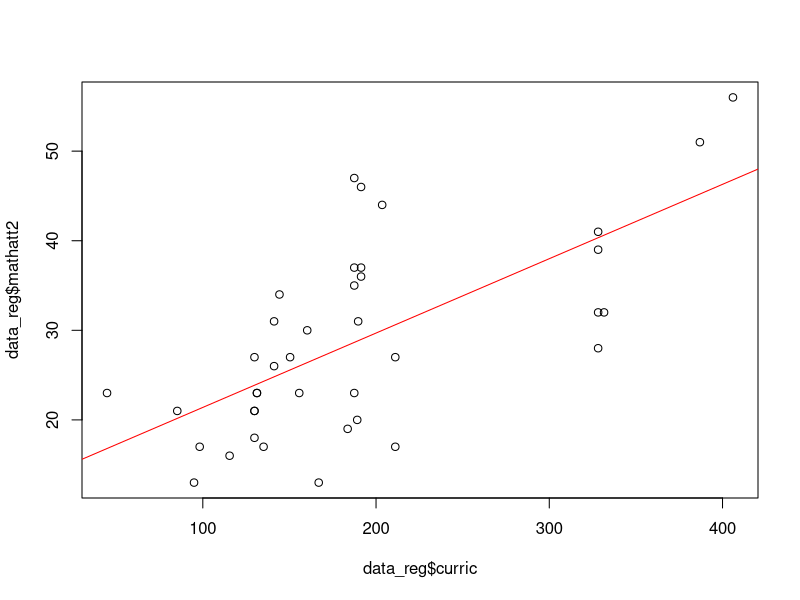
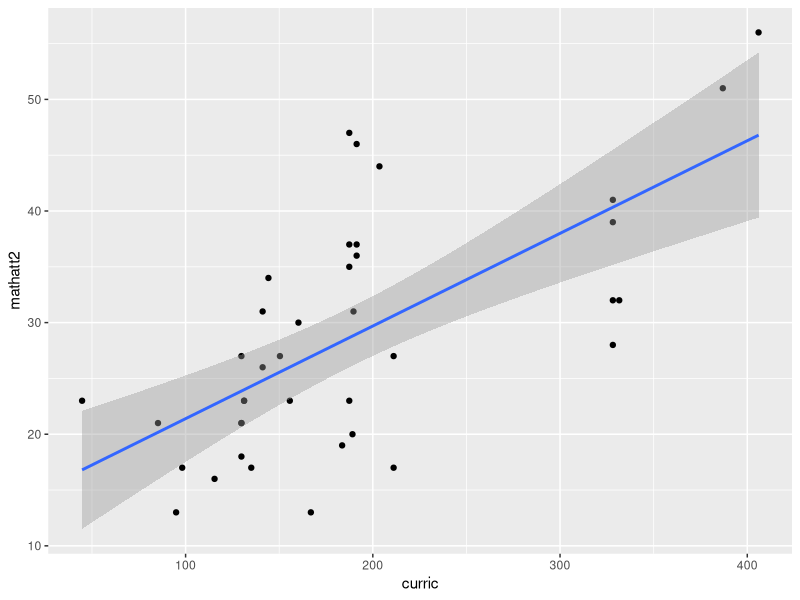
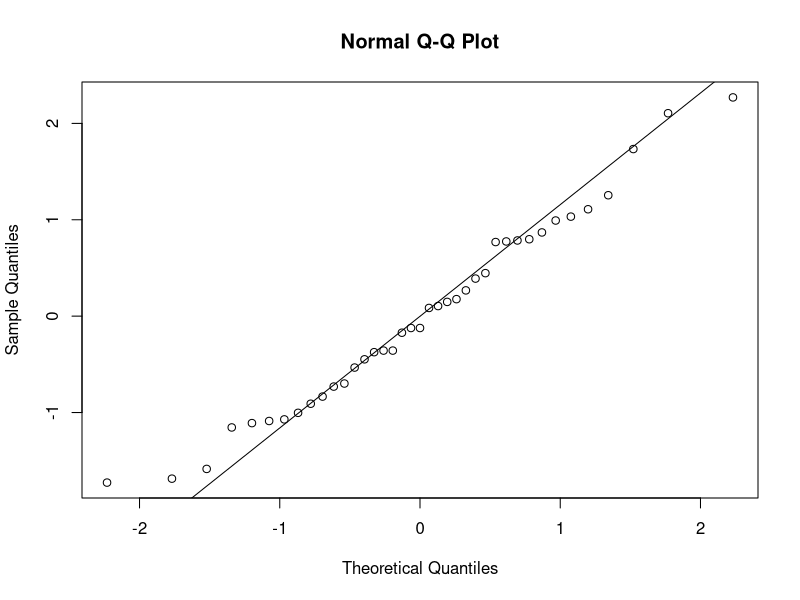
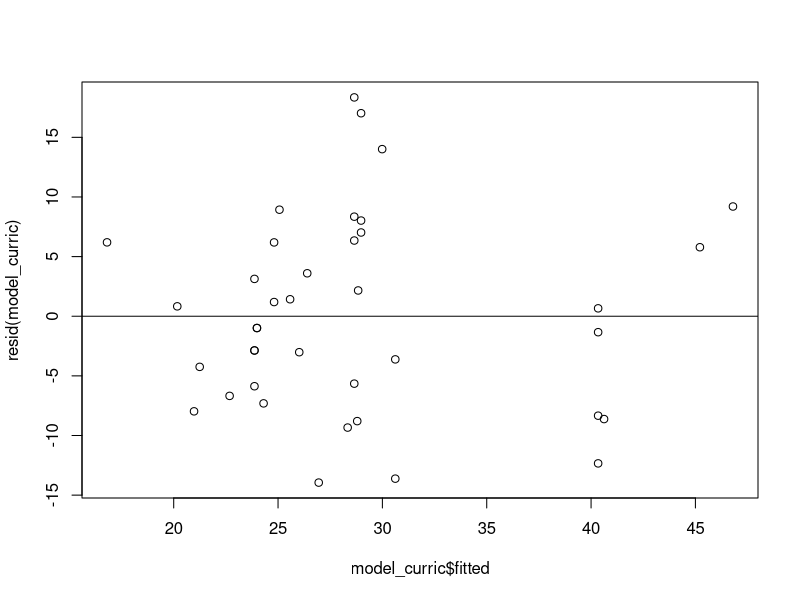
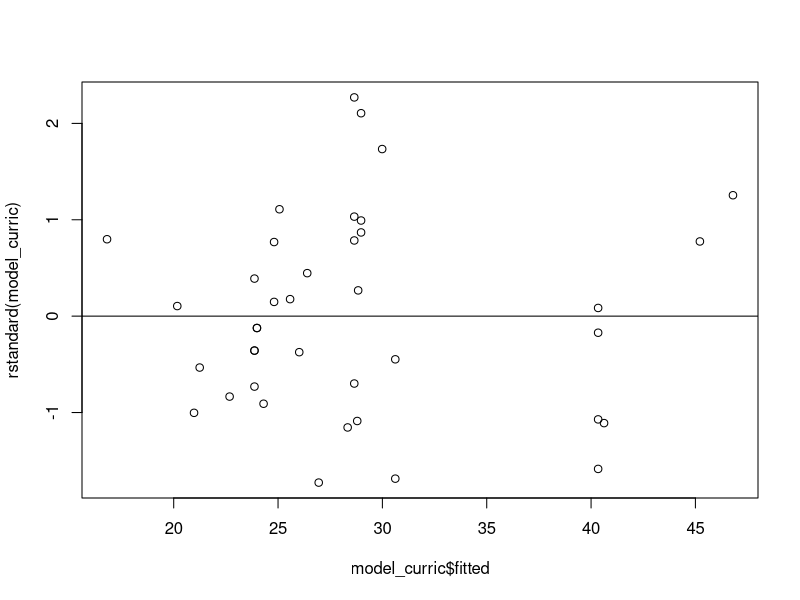
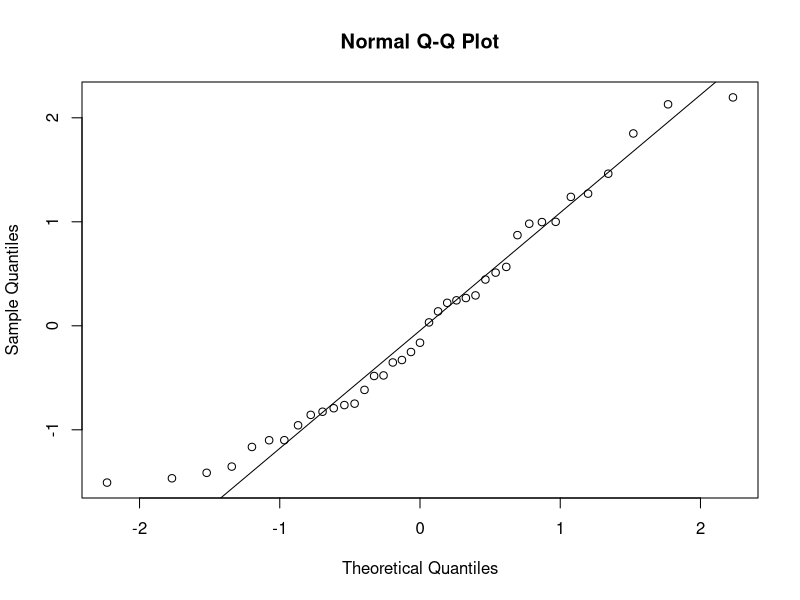
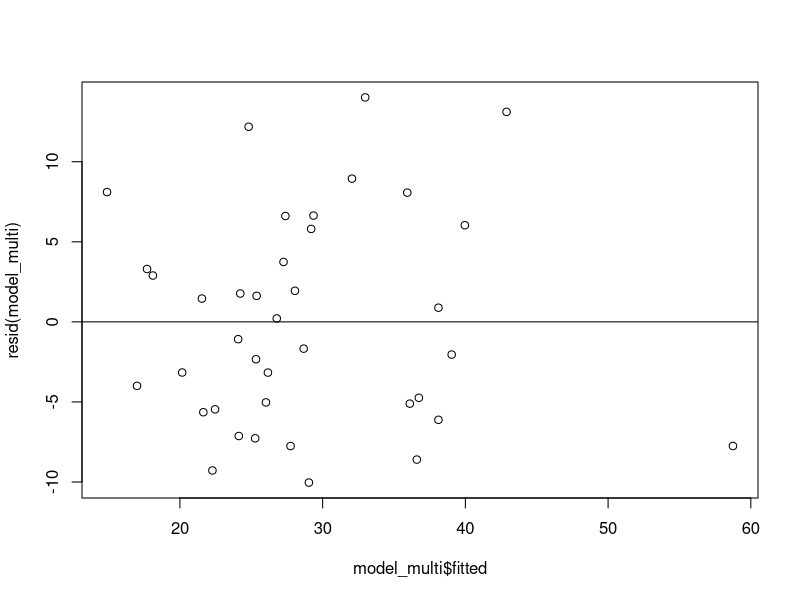
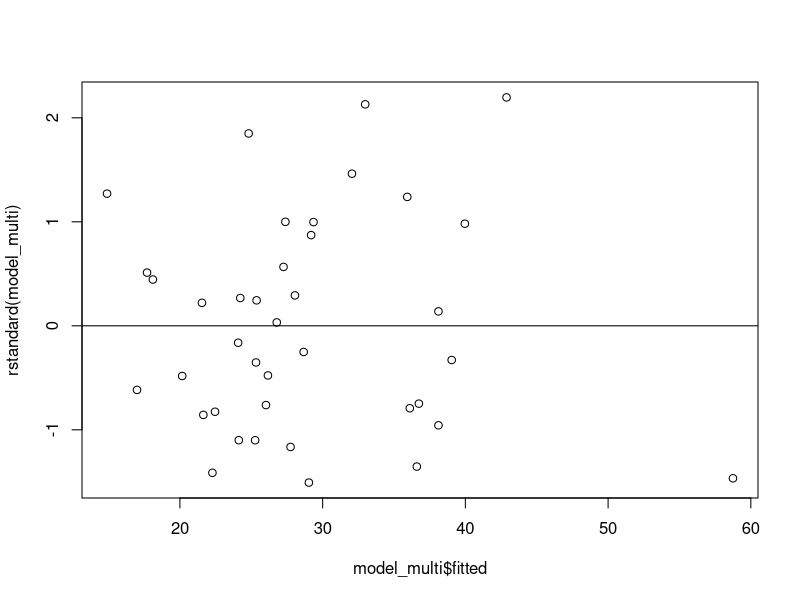

These figures' R source, in order: (Note: this script raises an error after producing the figures.)

library(lattice)
library(tidyverse)
library(broom)
# Linear Regression with R

data_reg <- read.table("session1.dat",header=T)
sapply(data_reg, class)

data_reg$school <- factor(data_reg$school, levels=c(1,2,3))
data_reg$sex <- factor(data_reg$sex, levels=c(0,1), labels=c("Boy","Girl"))
data_reg$eg <- factor(data_reg$eg, levels=c(0,1), labels=c("White","Afr-Car"))

    # Model 1 -- empty model

model_empty <- lm(data_reg$mathatt2 ~ 1)
summary(model_empty)
    # Model 2 -- linear regresion, mathatt2 - curric
model_curric <- lm(data_reg$mathatt2 ~ data_reg$curric)
anova(model_curric)
summary(model_curric)

# Task 2:
#b) extracting std errors of model
tidy(model_curric)$std.error
#c) p-value (from F test) comparing null to curric model gives very significant 
    # result with p = 5.5e-06 therefore the regession line is significant
#d) Using R^2 to find proportion of variance explained by predictors
glance(model_curric)$adj.r.squared
#e)
tidy(model_curric)
#On average someone who has no curric score will have a math2 score of 13 (2 s.f.)
#A 10 point increase in curric will on average mean an increase in math2 score by 8.3 (2 s.f.) -- WHAT?



plot(data_reg$curric, data_reg$mathatt2)
abline(model_curric, col="red")

# Task 3:

model_curric$fitted # Fitted (predicted) Values
resid(model_curric) # Regression (model) residuals
rstandard(model_curric) # Studentised Residuals
resid(model_curric)/sigma(model_curric) # Compare to standarised residuals

ggplot(data = data_reg, 
    aes(x=curric, y=mathatt2))+geom_point()+geom_smooth(method="lm",
    formula= y~x)
    # hence; Confirm rstandard produces studentised residuals
resid(model_curric)/(sigma(model_curric)*sqrt(1-hatvalues(model_curric)))

# Checking Normality
qqnorm(rstandard(model_curric))
qqline(rstandard(model_curric))


plot(model_curric$fitted, resid(model_curric)) # Raw residuals
abline(h=0) # Adds a constant line at 0.


plot(model_curric$fitted, rstandard(model_curric)) # Studentised residuals
abline(h=0)

# Task 4

#There is no clear pattern in the residual plot, with points fairly well scatterd. 
# The points are fairly well centered around zero with no obvious homoscedatic trends (residuals become larger or the reverse)
# Thus linearuty assumption met

#As we only have 1 predictor we do not need to check that the predictors are independent with each other

#looking at the resdiual plot again,; the residual errors appear to have a mean value of zero (so this assumption met)


    # Model 3 -- linear regresion, mathatt2 - curric
model_multi <- lm(data_reg$mathatt2 ~ data_reg$curric + data_reg$mathatt1)
anova(model_multi)

# Task 5:
    # Is the model improved by mathatt 1?

AIC(model_curric) - AIC(model_multi)

# The newly fitted model has a lower AIC, therefore is a better fitting model using that as the selection criterion
# The newly added variable of mathatt1 is also hihgly significant 

model_multi$fitted # Fitted (predicted) Values
resid(model_multi) # Regression (model) residuals
rstandard(model_multi) # model_multi Residuals
resid(model_multi)/sigma(model_curric) # Compare to standarised residuals

# Checking Normality
qqnorm(rstandard(model_multi))
qqline(rstandard(model_multi))


plot(model_multi$fitted, resid(model_multi)) # Raw residuals
abline(h=0) # Adds a constant line at 0.


plot(model_multi$fitted, rstandard(model_multi)) # Studentised residuals
abline(h=0)

    # Model 3 -- linear regresion, mathatt2 - curric
math_quadr <- data_reg$mathatt1^2
model_quadr <- lm(data_reg$mathatt2 ~ data_reg$curric + 
                                    data_reg$mathatt1 +
                                    math_quadr)
anova(model_quadr)
summary(model_quadr)
anova(model_curric, model_multi, model_quadr)

# Task 6
AIC(model_quadr)
#  No it does not aic(model_quadr) > aic(model_multi)

qqnorm(rstandard(model_quadr))
qqline(rstandard(model_quadr))
plot(model_quadr$fitted, resid(model_quadr)) # Raw residuals
abline(h=0)


# Categorical Variables
    # Model 4
model_gender <- lm(mathatt2 ~ sex, data=data_reg)
summary(model_gender)

# Task 7
    # Model 5
model_5 <- lm(mathatt2 ~ curric + mathatt1 + math_quadr + sex)
summary(model_5)


# Interaction Variables 
    # Model 6
model_int <- lm(mathatt2 ~ curric + mathatt1 + sex * mathatt1)
summary(model_int)

# Task 8





# The Anscombre quartet example
attach(anscombe)  # Attach the Anscombe data frame
anscombe
pairs(anscombe)  # Scatterplot matrix

# Task 9
par(mfrow=c(2,2)) # Define a 2 by 2 multifigure display - filled by rows
plot(x1, y1) # Sure
plot(x2, y2) # Nope
plot(x3, y3) # Yes
plot(x4, y4) # Nope

apply(anscombe, 2, mean) # Means
apply(anscombe, 2, var) # Variances
cbind(cor(x1,y1), cor(x2,y2), cor(x3,y3), cor(x4,y4)) # Correlations

# Task 10:
    # Using these descriptive statistic is useless

# Fitting the regressions
f1 <- lm(y1 ~ x1) # Fit linear model: y1 regressed on x1
f2 <- lm(y2 ~ x2) # Fit linear model: y2 regressed on x2
f3 <- lm(y3 ~ x3) # Fit linear model: y3 regressed on x3
f4 <- lm(y4 ~ x4) # Fit linear model: y4 regressed on x4

# Regression coefficients
rbind(f1$coefficients, f2$coefficients, f3$coefficients, f4$coefficients)
rbind(summary(f1)$r.squared, summary(f2)$r.squared, summary(f3)$r.squared,
     summary(f1)$r.squared)


# Pair 1
par(mfrow=c(2, 2)) # Define 1 by 2 multifigure display - filled by rows
plot(x1, y1)
abline(f1, col=2) # Add the linear regression line. col=2 corresponds to red
plot(x1, resid(f1))
qqnorm(resid(f1)) # A normal QQ plot to check for skewness, etc.
qqline(resid(f1)) # Adds a line to normal QQ plot

par(mfrow=c(2,2))
plot(f1)

#Pair 2
par(mfrow=c(2,2)) # Define 2 by 2 multifigure display - filled by rows
plot(x2, y2)
abline(f2, col=2) # Add the linear regression line
plot(x2, resid(f2))
qqnorm(resid(f2)) # A normal QQ plot to check for skewness, etc.
qqline(resid(f2)) # Add a line to normal QQ plot

par(mfrow=c(2,2))
plot(f2)

#Pair 3
par(mfrow=c(2,2)) # Define 2 by 2 multifigure display - filled by rows
plot(x3, y3)
abline(f3, col=2) # Add the linear regression line
plot(x3, resid(f3))
qqnorm(resid(f3)) # A normal QQ plot to check for skewness, etc.
qqline(resid(f3)) # Add a line to normal QQ plot

par(mfrow=c(2,2))
plot(f3)

#Pair 4
par(mfrow=c(2,2)) # Define 2 by 2 multifigure display - filled by rows
plot (x4, y4)
abline(f4, col=2) # Add the linear regression line
plot(x4, resid(f4))
qqnorm(resid(f4)) # A normal QQ plot to check for skewness, etc.
qqline(resid(f4)) # Add a line to normal QQ plot

par(mfrow=c(2,2))
plot(f4)

# Task 11
library(car)
